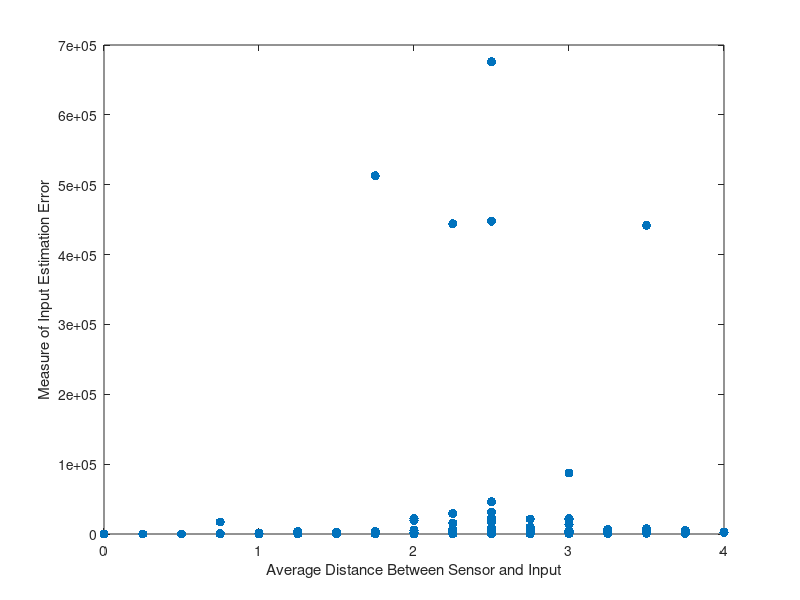

MATLAB code for this plot:
% Thesis sensor deployment

clear;
% close all;

T = 1e1; % maximum time
nsteps = 1e1; % time interval
volfrac = 0.3; % volume fraction

% Set parameters
nelx = 4; % horizontal number of elements (left to right)
nely = 4; % vertical number of elements (top to down)
penal = 3; % polynomial order to define density-young's modulus relationship
E0 = 1; % young's modulus at density=1
Emin = 1e-9; % young's modulus at density=0, keep this small
M0 = 1;
Mmin = 1e-9;
nu = 0.3; % poisson's ratio


test = 1000;
DReal = zeros(1,test);
AvgShortDist = zeros(1,test);
Rstore = zeros(nelx,test);


for j = 1:test
% load structure.mat; % load xPhys

nf = nelx; % number of forces
num_observer = nf; % number of observers

% Left size of the beam is fixed to the ground
fixeddofs = [1:2*(nely+1)];
alldofs = [1:2*(nely+1)*(nelx+1)];
freedofs = setdiff(alldofs,fixeddofs);
p = size(freedofs,2);

% set observer
S = zeros(num_observer,p); 
% S(:,randperm(p,num_observer))=eye(num_observer);
%S(:,2*(1:nelx)*(nely+1)) = eye(nelx); % [ORIGNAL] put y-axis sensors at the bottom of the beam
% R = randperm(p/2,num_observer); %creates a vector nelx by 1 of a unique random integer between 1 and p/2
% R = R.*2; %multiplies the random integers by 2 to create only even integers

R = randi(5,4,1);
Rstore(:,j) = R;
% R = [1,4,3,5]';
R = R'*2+((1:nelx)-1)*(nely+1)*2;


S(:,R(1:end)) = eye(nelx); %for all rows of S, a one is placed in the column specified by the random number of R


Fb = -1*ones(nelx,1);
Sp = zeros(p,nf); % Sp specifies the loading location
Sp(2*(1:nelx)*(nely+1),:) = eye(nelx); % put loads at the bottom of the beam

% Sptemp = Sp';
B = Sp(:,1)+Sp(:,2)+Sp(:,3)+Sp(:,4);%+Sp(:,5)+Sp(:,6)+Sp(:,7);%+Sp(:,8); %creates 1 vector with all Sp information
%NOTE: Must change B and C with every change in number of elements
B = B';
C = S(1,:)+S(2,:)+S(3,:)+S(4,:);%+S(5,:)+S(6,:)+S(7,:);%+S(8,:); %creates 1 vector with all S information
%NOTE: Must change B and C with every change in number of elements
strucS = zeros(p/nelx,nelx);
strucSp = zeros(p/nelx,nelx);
for i = 0:nelx-1
    strucS(:,i+1) = C(:,i*p/nelx+1:(i+1)*p/nelx); %creates physical structure resembling real set up of sensors
    strucSp(:,i+1) = B(:,i*p/nelx+1:(i+1)*p/nelx); %"..." of loads
    i = i+1;
end

[rowS,colS] = find(strucS); %finds location of sensors in the structure
[rowSp,colSp] = find(strucSp);%finds location of loads in the structure
rowS = rowS/2; %convert each node having 2 DOF to a single point
rowSp = rowSp/2;

Scoords = zeros(nelx,2);
Spcoords = zeros(nelx,2);

Scoords = [rowS colS]; %coordinates of the sensors
Spcoords = [rowSp colSp];%coordinates of the loads

Distance = pdist2(Scoords, Spcoords); %calculates distance from each sensor to each load
%ShortDist = sum(min(Distance)); %finds shortest sensor distance from each load
AvgShortDist(1,j) = mean(min(Distance')); %min goes by smallest in each row for this
% AvgShortDist = mean(ShortDist); %finds average of the shortest distances from each sensor to a load

% define material density
xPhys = rand(nely,nelx);
xPhys = xPhys/sum(xPhys(:))*volfrac*nelx*nely;
% xPhys = volfrac*ones(nely,nelx); 
% xPhys(2:end-1,2:end-1)=0;
% xPhys = [1 1 0 0; 1 1 1 0; 0 1 1 1; 0 0 1 1];

% define the structure
% element-wise stiffness matrix for a quadrilateral element (square in shape)
A11 = [12  3 -6 -3;  3 12  3  0; -6  3 12 -3; -3  0 -3 12]; %stiffness matrix
A12 = [-6 -3  0  3; -3 -6 -3 -6;  0 -3 -6  3;  3 -6  3 -6];
B11 = [-4  3 -2  9;  3 -4 -9  4; -2 -9 -4 -3;  9  4 -3 -4];
B12 = [ 2 -3  4 -9; -3  2  9 -2;  4  9  2  3; -9 -2  3  2];
KE = 1/(1-nu^2)/24*([A11 A12;A12' A11]+nu*[B11 B12;B12' B11]);

% element-wise consistent mass matrix for a quadrilateral element (square in shape)
ME = (4*eye(8) + [zeros(4),eye(4);eye(4),zeros(4)] + repmat(kron([0 1;1 0],2*eye(2)),2,2))/9;

% element-to-global assembly
nodenrs = reshape(1:(1+nelx)*(1+nely),1+nely,1+nelx);
edofVec = reshape(2*nodenrs(1:end-1,1:end-1)+1,nelx*nely,1);
edofMat = repmat(edofVec,1,8)+repmat([0 1 2*nely+[2 3 0 1] -2 -1],nelx*nely,1);
iK = reshape(kron(edofMat,ones(8,1))',64*nelx*nely,1);
jK = reshape(kron(edofMat,ones(1,8))',64*nelx*nely,1);
sK = reshape(KE(:)*(Emin+xPhys(:)'.^penal*(E0-Emin)),64*nelx*nely,1);
K = sparse(iK,jK,sK); K = (K+K')/2;
sM = reshape(ME(:)*(Mmin+xPhys(:)'*(M0-Mmin)),64*nelx*nely,1);
M = sparse(iK,jK,sM); M = (M+M')/2;

Kb = K(freedofs,freedofs);
Mb = M(freedofs,freedofs);

D = S*inv(Mb)*Sp;
DReal(1,j) = trace(inv(D'*D+1e-6*eye(4))); %what does the eye(x) mean?
C1 = -S*inv(Mb)*Kb;
C = [zeros(num_observer,p), C1];
% M2 follows corollary 5 eq 35
% M1 follows eq 13b
j = j+1;

end
% LargeD = DReal>1.5e6; % Makes all values of DReal larger than 1.5e6=1, others=0
% Outliers = LargeD.*AvgShortDist; % combines LargeD and AvgShortDist
% Outliers(Outliers==0)=[]; % deletes entries equal to 0
% Outliers = sort(Outliers); % sorts data numerically
% sizeOutliers = numel(Outliers); % finds number of elements with DReal>1.5e6
% space = linspace(1,sizeOutliers, sizeOutliers); % creates linspace with sizeOutliers
% plot(space,Outliers)
% AvgOutlier = mean(Outliers); %finds average distance for a D value larger than 1.5e6


%DReal(DReal>1e6) = -1e6; %makes inf values equal to -1e6

plot(AvgShortDist,DReal,'.','MarkerSize',20)
xlabel('Average Distance Between Sensor and Input');
ylabel('Measure of Input Estimation Error');

